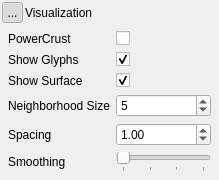
      <widget class="QWidget" name="visualizationPanel" native="true">
       <property name="sizePolicy">
        <sizepolicy hsizetype="Preferred" vsizetype="Fixed">
         <horstretch>0</horstretch>
         <verstretch>0</verstretch>
        </sizepolicy>
       </property>
       <layout class="QVBoxLayout" name="verticalLayout_10">
        <property name="spacing">
         <number>2</number>
        </property>
        <property name="leftMargin">
         <number>2</number>
        </property>
        <property name="topMargin">
         <number>2</number>
        </property>
        <property name="rightMargin">
         <number>2</number>
        </property>
        <property name="bottomMargin">
         <number>2</number>
        </property>
        <item>
         <widget class="QWidget" name="visualizationHeaderBackground" native="true">
          <layout class="QVBoxLayout" name="verticalLayout_11">
           <property name="leftMargin">
            <number>0</number>
           </property>
           <property name="topMargin">
            <number>0</number>
           </property>
           <property name="rightMargin">
            <number>0</number>
           </property>
           <property name="bottomMargin">
            <number>0</number>
           </property>
           <item>
            <widget class="QWidget" name="visualizationHeader" native="true">
             <property name="sizePolicy">
              <sizepolicy hsizetype="Preferred" vsizetype="Fixed">
               <horstretch>0</horstretch>
               <verstretch>0</verstretch>
              </sizepolicy>
             </property>
             <property name="minimumSize">
              <size>
               <width>215</width>
               <height>21</height>
              </size>
             </property>
             <layout class="QHBoxLayout" name="horizontalLayout_4">
              <property name="spacing">
               <number>2</number>
              </property>
              <property name="leftMargin">
               <number>0</number>
              </property>
              <property name="topMargin">
               <number>0</number>
              </property>
              <property name="rightMargin">
               <number>0</number>
              </property>
              <property name="bottomMargin">
               <number>0</number>
              </property>
              <item>
               <widget class="QToolButton" name="visualizationOpenButton">
                <property name="minimumSize">
                 <size>
                  <width>21</width>
                  <height>21</height>
                 </size>
                </property>
                <property name="maximumSize">
                 <size>
                  <width>21</width>
                  <height>21</height>
                 </size>
                </property>
                <property name="text">
                 <string>...</string>
                </property>
                <property name="icon">
                 <iconset resource="ShapeWorksView2.qrc">
                  <normaloff>:/ShapeWorksView2/images/DownArrowWhite.png</normaloff>:/ShapeWorksView2/images/DownArrowWhite.png</iconset>
                </property>
                <property name="checkable">
                 <bool>true</bool>
                </property>
                <property name="checked">
                 <bool>true</bool>
                </property>
               </widget>
              </item>
              <item>
               <widget class="QLabel" name="visualizationLabel">
                <property name="text">
                 <string>Visualization</string>
                </property>
               </widget>
              </item>
             </layout>
            </widget>
           </item>
          </layout>
         </widget>
        </item>
        <item>
         <widget class="QWidget" name="visualizationContent" native="true">
          <layout class="QVBoxLayout" name="verticalLayout_21">
           <property name="spacing">
            <number>2</number>
           </property>
           <property name="leftMargin">
            <number>6</number>
           </property>
           <property name="topMargin">
            <number>6</number>
           </property>
           <property name="rightMargin">
            <number>6</number>
           </property>
           <property name="bottomMargin">
            <number>6</number>
           </property>
           <item>
            <layout class="QGridLayout" name="gridLayout_6">
             <property name="spacing">
              <number>6</number>
             </property>
             <item row="3" column="0">
              <widget class="QLabel" name="label_8">
               <property name="minimumSize">
                <size>
                 <width>50</width>
                 <height>0</height>
                </size>
               </property>
               <property name="layoutDirection">
                <enum>Qt::LeftToRight</enum>
               </property>
               <property name="text">
                <string>Neighborhood Size</string>
               </property>
              </widget>
             </item>
             <item row="4" column="0">
              <widget class="QLabel" name="label_9">
               <property name="text">
                <string>Spacing</string>
               </property>
              </widget>
             </item>
             <item row="3" column="1">
              <widget class="QSpinBox" name="neighborhoodSpinBox">
               <property name="value">
                <number>5</number>
               </property>
              </widget>
             </item>
             <item row="4" column="1">
              <widget class="QDoubleSpinBox" name="spacingSpinBox">
               <property name="value">
                <double>1.000000000000000</double>
               </property>
              </widget>
             </item>
             <item row="1" column="0">
              <widget class="QLabel" name="label">
               <property name="text">
                <string>Show Glyphs</string>
               </property>
              </widget>
             </item>
             <item row="1" column="1">
              <widget class="QCheckBox" name="showGlyphs">
               <property name="text">
                <string/>
               </property>
               <property name="checked">
                <bool>true</bool>
               </property>
              </widget>
             </item>
             <item row="2" column="0">
              <widget class="QLabel" name="label_3">
               <property name="text">
                <string>Show Surface</string>
               </property>
              </widget>
             </item>
             <item row="2" column="1">
              <widget class="QCheckBox" name="showSurface">
               <property name="text">
                <string/>
               </property>
               <property name="checked">
                <bool>true</bool>
               </property>
              </widget>
             </item>
             <item row="0" column="1">
              <widget class="QCheckBox" name="usePowerCrustCheckBox">
               <property name="text">
                <string/>
               </property>
               <property name="checked">
                <bool>false</bool>
               </property>
              </widget>
             </item>
             <item row="0" column="0">
              <widget class="QLabel" name="powerCrustLabel">
               <property name="text">
                <string>PowerCrust</string>
               </property>
              </widget>
             </item>
             <item row="5" column="0">
              <widget class="QLabel" name="smoothingLabel">
               <property name="text">
                <string>Smoothing</string>
               </property>
              </widget>
             </item>
             <item row="5" column="1">
              <widget class="QSlider" name="smoothingSlider">
               <property name="sizePolicy">
                <sizepolicy hsizetype="Preferred" vsizetype="Fixed">
                 <horstretch>0</horstretch>
                 <verstretch>0</verstretch>
                </sizepolicy>
               </property>
               <property name="maximum">
                <number>3</number>
               </property>
               <property name="pageStep">
                <number>1</number>
               </property>
               <property name="orientation">
                <enum>Qt::Horizontal</enum>
               </property>
               <property name="tickPosition">
                <enum>QSlider::TicksBelow</enum>
               </property>
              </widget>
             </item>
            </layout>
           </item>
          </layout>
         </widget>
        </item>
       </layout>
      </widget>
